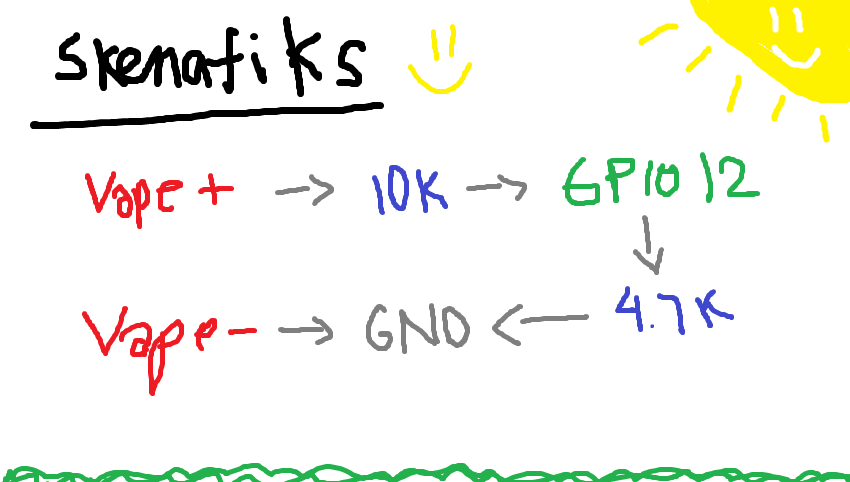
#> input picture schematics.png, 850 x 482 px; its folder holds only this picture in this run
$ python png-bmp.py . out
#> lines starting #> are read from the running program, lines starting #| are printed output that depends on the picture
from PIL import Image
import struct
import sys
import os
import glob

def convert_png_to_bmp_rgb565(input_path, output_path):
#> called with input_path = './schematics.png', output_path = 'out/schematics.bmp'
    try:
        # Open the PNG image
        img = Image.open(input_path)
#> img is the input picture: PIL image 850x482 RGBA; mean R, G, B, A 241.9, 242.6, 233.9, 255

        # Handle transparency or non-RGB modes
        if img.mode == 'RGBA':
            background = Image.new('RGB', img.size, (255, 255, 255))  # White background
#> background: PIL image 850x482 RGB; every value is 255
            background.paste(img, mask=img.split()[3])
            img = background
        elif img.mode != 'RGB':
            img = img.convert('RGB')

        # Resize to 170x320 for portrait mode
        img = img.resize((170, 320))
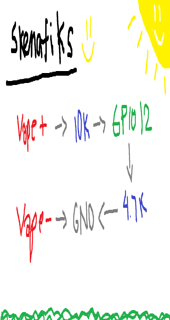
#> img: PIL image 170x320 RGB; mean R, G, B 241.7, 242.4, 233.7

        # Get image dimensions
        width, height = img.size
#> width = 170; height = 320

        # Calculate sizes
        pixel_data_size = width * height * 2
#> pixel_data_size = 108800
        file_size = 14 + 40 + 12 + pixel_data_size
#> file_size = 108866

        # BMP file header (14 bytes)
        bmp_header = bytearray()
        bmp_header.extend(b'BM')
        bmp_header.extend(struct.pack('<I', file_size))
        bmp_header.extend(struct.pack('<H', 0))
        bmp_header.extend(struct.pack('<H', 0))
        bmp_header.extend(struct.pack('<I', 54 + 12))

        # DIB header (40 + 12 bytes)
        bmp_header.extend(struct.pack('<I', 40))
        bmp_header.extend(struct.pack('<i', width))
        bmp_header.extend(struct.pack('<i', -height))  # Top-down
        bmp_header.extend(struct.pack('<H', 1))
        bmp_header.extend(struct.pack('<H', 16))
        bmp_header.extend(struct.pack('<I', 3))  # BI_BITFIELDS
        bmp_header.extend(struct.pack('<I', pixel_data_size))
        bmp_header.extend(struct.pack('<i', 2835))  # 72 DPI
        bmp_header.extend(struct.pack('<i', 2835))
        bmp_header.extend(struct.pack('<I', 0))
        bmp_header.extend(struct.pack('<I', 0))

        # RGB565 bitfield masks
        bmp_header.extend(struct.pack('<I', 0xF800))  # Red
        bmp_header.extend(struct.pack('<I', 0x07E0))  # Green
        bmp_header.extend(struct.pack('<I', 0x001F))  # Blue

        # Convert pixels to RGB565
        pixel_data = bytearray()
        pixels = img.load()
        for y in range(height):
            for x in range(width):
                r, g, b = pixels[x, y]
                r = (r * 31 // 255) & 0x1F
                g = (g * 63 // 255) & 0x3F
                b = (b * 31 // 255) & 0x1F
                pixel = (r << 11) | (g << 5) | b
                pixel_data.extend(struct.pack('>H', pixel))  # Big-endian

        # Write to file
        with open(output_path, 'wb') as f:
            f.write(bmp_header)
            f.write(pixel_data)

        print(f"Converted {input_path} to {output_path}")

    except Exception as e:
        print(f"Error converting {input_path}: {str(e)}")

def batch_convert_pngs(input_dir, output_dir):
    # Ensure output directory exists
    os.makedirs(output_dir, exist_ok=True)

    # Find all PNG files in input directory
    png_files = glob.glob(os.path.join(input_dir, '*.png'))

    if not png_files:
        print(f"No PNG files found in {input_dir}")
        sys.exit(1)

    print(f"Found {len(png_files)} PNG files to convert")

    # Convert each PNG
    for input_path in png_files:
        # Generate output path (same filename, .bmp extension)
        filename = os.path.basename(input_path)
        output_path = os.path.join(output_dir, os.path.splitext(filename)[0] + '.bmp')
        convert_png_to_bmp_rgb565(input_path, output_path)

if __name__ == "__main__":
    if len(sys.argv) != 3:
        print("Usage: python script.py input_directory output_directory")
        sys.exit(1)

    input_dir = sys.argv[1]
    output_dir = sys.argv[2]
    batch_convert_pngs(input_dir, output_dir)
